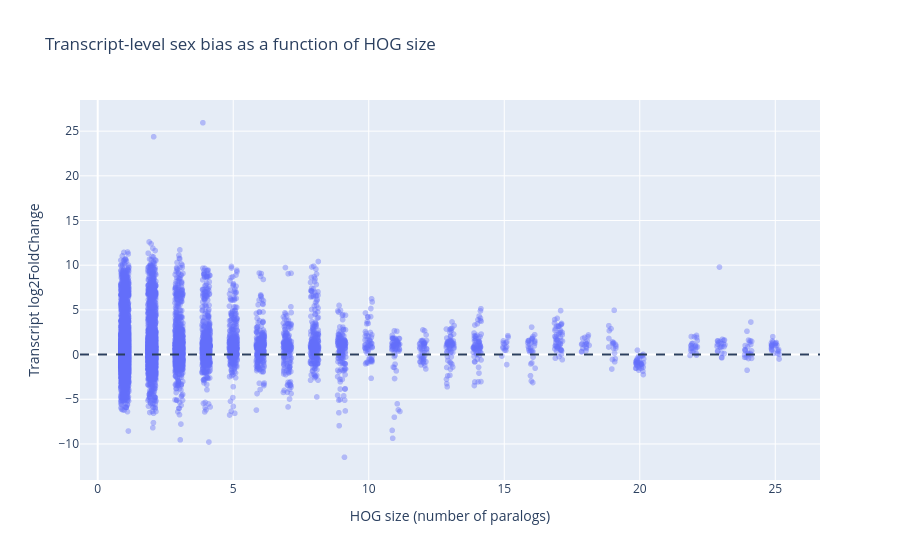

This figure's notebook cell:
### Markdown cell above
Plot each transcript vs. HOG size

### Code cell
#Add some jitter on x-axis
np.random.seed(42)  # for reproducibility

jitter = np.random.uniform(
    -0.15, 0.15,
    size=len(salmon_map_results_HOG)
)

fig = px.scatter(
    x=salmon_map_results_HOG["HOG_size"] + jitter,
    y=salmon_map_results_HOG["log2FoldChange"],
    opacity=0.4,
    labels={
        "x": "HOG size (number of paralogs)",
        "y": "Transcript log2FoldChange"
    },
    title="Transcript-level sex bias as a function of HOG size"
)

fig.add_hline(y=0, line_dash="dash")
fig.show()

### Figure 1 — Plotly figure (JSON) as saved in the notebook; plotly's stock layout.template omitted (floating-point values rounded to 4 significant figures; data arrays with more than 128 entries replaced by an {"elided": "..."} marker saying what was removed)
{"data": [{"hovertemplate": "HOG size (number of paralogs)=%{x}<br>Transcript log2FoldChange=%{y}<extra></extra>", "legendgroup": "", "marker": {"color": "#636efa", "opacity": 0.4, "symbol": "circle"}, "mode": "markers", "name": "", "showlegend": false, "type": "scattergl", "x": {"elided": "15648 float values"}, "xaxis": "x", "y": {"elided": "15648 float values"}, "yaxis": "y"}], "layout": {"legend": {"tracegroupgap": 0}, "shapes": [{"line": {"dash": "dash"}, "type": "line", "x0": 0, "x1": 1, "xref": "x domain", "y0": 0, "y1": 0, "yref": "y"}], "title": {"text": "Transcript-level sex bias as a function of HOG size"}, "xaxis": {"anchor": "y", "domain": [0, 1], "title": {"text": "HOG size (number of paralogs)"}}, "yaxis": {"anchor": "x", "domain": [0, 1], "title": {"text": "Transcript log2FoldChange"}}}}
